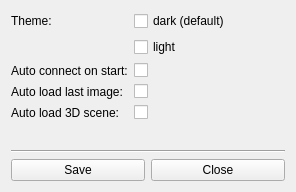
<?xml version="1.0" encoding="UTF-8"?>
<ui version="4.0">
 <class>connect</class>
 <widget class="QWidget" name="connect">
  <property name="enabled">
   <bool>true</bool>
  </property>
  <property name="geometry">
   <rect>
    <x>0</x>
    <y>0</y>
    <width>296</width>
    <height>192</height>
   </rect>
  </property>
  <property name="sizePolicy">
   <sizepolicy hsizetype="Fixed" vsizetype="Fixed">
    <horstretch>0</horstretch>
    <verstretch>0</verstretch>
   </sizepolicy>
  </property>
  <property name="minimumSize">
   <size>
    <width>0</width>
    <height>0</height>
   </size>
  </property>
  <property name="windowTitle">
   <string>Options</string>
  </property>
  <layout class="QVBoxLayout" name="verticalLayout_2">
   <property name="sizeConstraint">
    <enum>QLayout::SetMinimumSize</enum>
   </property>
   <item>
    <layout class="QFormLayout" name="layout_items">
     <item row="0" column="0">
      <widget class="QLabel" name="labelTheme">
       <property name="text">
        <string>Theme:</string>
       </property>
      </widget>
     </item>
     <item row="0" column="1">
      <widget class="QCheckBox" name="cbDarkTheme">
       <property name="text">
        <string>dark (default)</string>
       </property>
      </widget>
     </item>
     <item row="1" column="1">
      <widget class="QCheckBox" name="cbLightTheme">
       <property name="text">
        <string>light</string>
       </property>
      </widget>
     </item>
     <item row="2" column="0">
      <widget class="QLabel" name="labelAutoConnect">
       <property name="text">
        <string>Auto connect on start:</string>
       </property>
      </widget>
     </item>
     <item row="2" column="1">
      <widget class="QCheckBox" name="cbAutoConnect">
       <property name="text">
        <string/>
       </property>
      </widget>
     </item>
     <item row="4" column="0">
      <widget class="QLabel" name="labelAutoLoad3DScene">
       <property name="text">
        <string>Auto load 3D scene:</string>
       </property>
      </widget>
     </item>
     <item row="4" column="1">
      <widget class="QCheckBox" name="cbAutoSceneLoad">
       <property name="text">
        <string/>
       </property>
      </widget>
     </item>
     <item row="3" column="0">
      <widget class="QLabel" name="labelAutoLoadLastImage">
       <property name="text">
        <string>Auto load last image:</string>
       </property>
      </widget>
     </item>
     <item row="3" column="1">
      <widget class="QCheckBox" name="cbAutoLoadImage">
       <property name="text">
        <string/>
       </property>
      </widget>
     </item>
    </layout>
   </item>
   <item>
    <widget class="Line" name="line">
     <property name="orientation">
      <enum>Qt::Horizontal</enum>
     </property>
    </widget>
   </item>
   <item>
    <layout class="QHBoxLayout" name="horizontalLayout">
     <item>
      <widget class="QPushButton" name="btnSave">
       <property name="text">
        <string>Save</string>
       </property>
      </widget>
     </item>
     <item>
      <widget class="QPushButton" name="btnClose">
       <property name="text">
        <string>Close</string>
       </property>
      </widget>
     </item>
    </layout>
   </item>
  </layout>
 </widget>
 <resources/>
 <connections/>
</ui>
